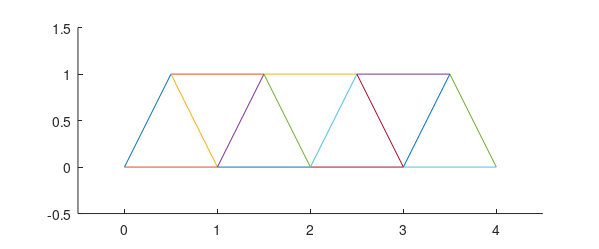
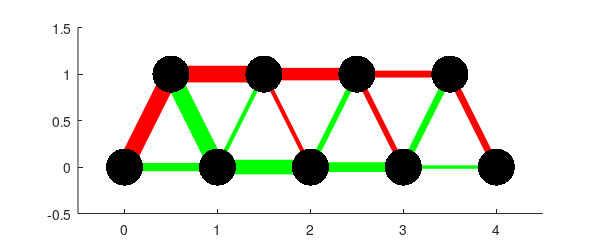
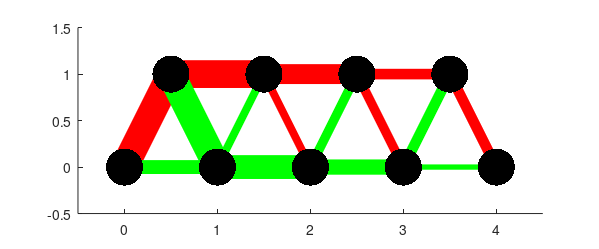

Reproduce these figures in MATLAB, in order.
clear; close all; clc;

%% Problem 1
A = [-1/2 1 0 0 0 0 0 0 0 1/2 0 0 0 0 0
    -sqrt(3)/2 0 0 0 0 0 0 0 0 -sqrt(3)/2 0 0 0 0 0
    0 -1 1 0 0 0 0 0 0 0 -1/2 1/2 0 0 0
    0 0 0 0 0 0 0 0 0 0 -sqrt(3)/2 -sqrt(3)/2 0 0 0
    0 0 -1 1 0 0 0 0 0 0 0 0 -1/2 1/2 0
    0 0 0 0 0 0 0 0 0 0 0 0 -sqrt(3)/2 -sqrt(3)/2 0
    0 0 0 -1 1/2 0 0 0 0 0 0 0 0 0 -1/2
    0 0 0 0 -sqrt(3)/2 0 0 0 0 0 0 0 0 0 -sqrt(3)/2
    0 0 0 0 -1/2 -1 0 0 0 0 0 0 0 0 0
    0 0 0 0 0 1 -1 0 0 0 0 0 0 -1/2 1/2
    0 0 0 0 0 0 0 0 0 0 0 0 0 sqrt(3)/2 sqrt(3)/2
    0 0 0 0 0 0 1 -1 0 0 0 -1/2 1/2 0 0
    0 0 0 0 0 0 0 0 0 0 0 sqrt(3)/2 sqrt(3)/2 0 0
    0 0 0 0 0 0 0 1 -1 -1/2 1/2 0 0 0 0
    0 0 0 0 0 0 0 0 0 sqrt(3)/2 sqrt(3)/2 0 0 0 0];
% I now realize I could have just done A = zeros(15, 15) and set the
% coefficients accordingly :(

save('A1.dat', 'A', '-ascii');

%% Problem 2
b = [0 0 0 0 0 0 0 0 0 0 800 0 900 0 13000].';
x = A \ b;
largest = max(abs(x));

save('A2.dat', 'x', '-ascii');
save('A3.dat', 'largest', '-ascii');

%% Problem 3
nodes = [0, 0.5:3.5, 4, 3, 2, 1; 0 1 1 1 1 0 0 0 0].';
beams = [1:9, 2, 9, 3, 8, 4, 7; 2:9, 1, 9, 3, 8, 4, 7, 5].';

clf; % clear the figure window
set(gcf,'position',[20 50 600 250],'paperpositionmode','auto')
hold on

for n = 1:15
    beam = beams(n, :);
    plot(nodes(beam, 1), nodes(beam, 2))
end

axis equal; % make aspect ratio 1:1
axis([-.5 4.5 -.5 1.5]);
print(gcf,'-dpng','truss_bridge_beams.png');

%% Problem 4
clf; % clear the figure window
set(gcf,'position',[20 50 600 250],'paperpositionmode','auto')
hold on

for n = 1:15
    beam = beams(n, :);
    if x(n) > 0
        color = 'g';
    else
        color = 'r';
    end
    
    plot(nodes(beam, 1), nodes(beam, 2), color, ...
        'LineWidth', abs(x(n) / 1000), ...
        'MarkerEdgeColor', 'k', 'Marker', '.', 'MarkerSize', 80)
end

axis equal; % make aspect ratio 1:1
axis([-.5 4.5 -.5 1.5]);
print(gcf,'-dpng','truss_bridge_forces.png');

%% Problem 5
[L, U, P] = lu(A);
save('A4.dat', 'L', '-ascii');
save('A5.dat', 'U', '-ascii');
save('A6.dat', 'P', '-ascii');

y = L \ (P * b);
save('A7.dat', 'y', '-ascii');

answer = U \ y;
save('A8.dat', 'answer', '-ascii');

%% Problem 6
for n = 1:10^5
    b(15) = b(15) + 0.1;
    forces = U \ (L \ (P * b));
    if max(abs(forces)) > 20000
        break
    end 
end
breaking_weight = b(15);
save('A9.dat', 'breaking_weight', '-ascii');
save('A10.dat', 'forces', '-ascii');

%% Problem 7
clf; % clear the figure window
set(gcf,'position',[20 50 600 250],'paperpositionmode','auto')
hold on

for n = 1:15
    beam = beams(n, :);
    if forces(n) > 0
        color = 'g';
    else
        color = 'r';
    end
    
    plot(nodes(beam, 1), nodes(beam, 2), color, ...
        'LineWidth', abs(forces(n) / 1000), ...
        'MarkerEdgeColor', 'k', 'Marker', '.', 'MarkerSize', 80)
end

axis equal; % make aspect ratio 1:1
axis([-.5 4.5 -.5 1.5]);
print(gcf,'-dpng','truss_bridge_breakingpoint_forces.png');
